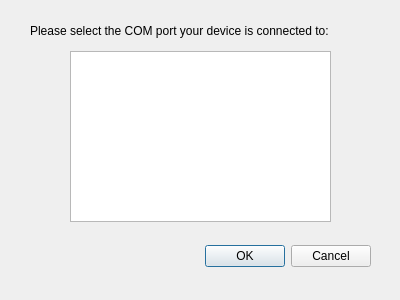
<?xml version="1.0" encoding="UTF-8"?>
<ui version="4.0">
 <class>Dialog</class>
 <widget class="QDialog" name="Dialog">
  <property name="geometry">
   <rect>
    <x>0</x>
    <y>0</y>
    <width>400</width>
    <height>300</height>
   </rect>
  </property>
  <property name="windowTitle">
   <string>Dialog</string>
  </property>
  <widget class="QDialogButtonBox" name="buttonBox">
   <property name="geometry">
    <rect>
     <x>30</x>
     <y>240</y>
     <width>341</width>
     <height>32</height>
    </rect>
   </property>
   <property name="orientation">
    <enum>Qt::Horizontal</enum>
   </property>
   <property name="standardButtons">
    <set>QDialogButtonBox::Cancel|QDialogButtonBox::Ok</set>
   </property>
  </widget>
  <widget class="QListWidget" name="com_list">
   <property name="geometry">
    <rect>
     <x>70</x>
     <y>51</y>
     <width>261</width>
     <height>171</height>
    </rect>
   </property>
  </widget>
  <widget class="QLabel" name="label">
   <property name="geometry">
    <rect>
     <x>30</x>
     <y>20</y>
     <width>321</width>
     <height>21</height>
    </rect>
   </property>
   <property name="text">
    <string>Please select the COM port your device is connected to:</string>
   </property>
  </widget>
 </widget>
 <resources/>
 <connections>
  <connection>
   <sender>buttonBox</sender>
   <signal>accepted()</signal>
   <receiver>Dialog</receiver>
   <slot>accept()</slot>
   <hints>
    <hint type="sourcelabel">
     <x>248</x>
     <y>254</y>
    </hint>
    <hint type="destinationlabel">
     <x>157</x>
     <y>274</y>
    </hint>
   </hints>
  </connection>
  <connection>
   <sender>buttonBox</sender>
   <signal>rejected()</signal>
   <receiver>Dialog</receiver>
   <slot>reject()</slot>
   <hints>
    <hint type="sourcelabel">
     <x>316</x>
     <y>260</y>
    </hint>
    <hint type="destinationlabel">
     <x>286</x>
     <y>274</y>
    </hint>
   </hints>
  </connection>
 </connections>
</ui>
